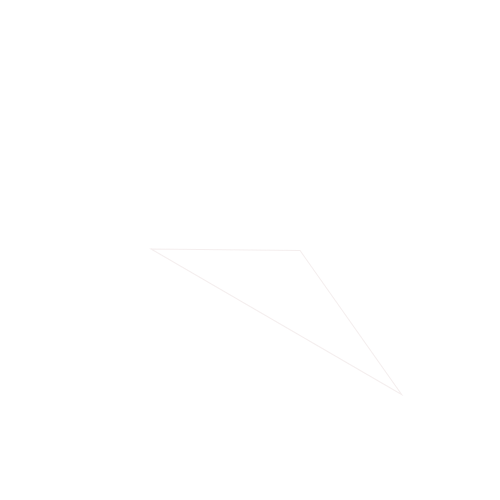
Frame 1 (no input)
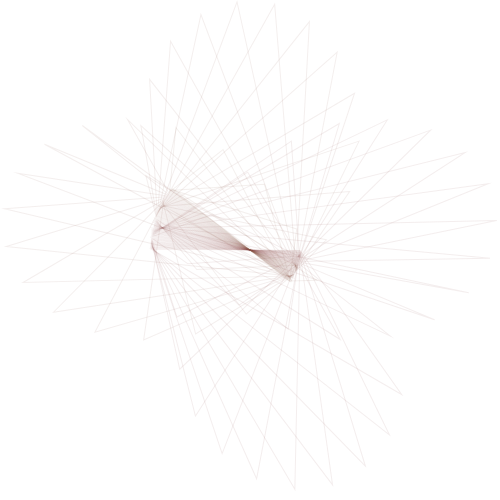
Frame 60 (no input)
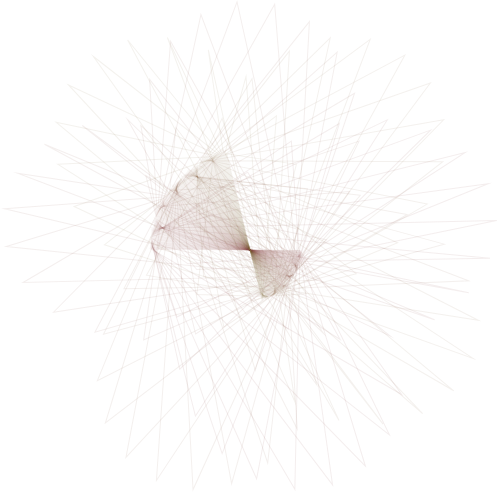
Frame 120 (the mouse pressed at the canvas centre since frame 60)

The p5.js sketch that drew these frames (run headless with seeded random() and noise() and a simulated clock; from frame 60 on, the mouse is pressed at the canvas centre):

// p5.js sketch
// ── sketch.js
// Iris (p5.js 2.3.4 port of a #p5t Processing sketch)
// https://github.com/madparker/-p5t/blob/main/%23p5t/ArtSketch/07_13_2020/Iris/Iris.pde
// #p5t/ArtSketch/07_13_2020/Iris/Iris.pde

let f = 0,
  x = 0,
  y = 0;

function setup() {
  createCanvas(500, 500);
  background(255);

  noFill();
  colorMode(HSB, 99);
}

function draw() {
  f += 0.1;

  translate(250, 250);
  rotate(f / 9);

  x = sin(f) * 99 + 150 * cos(f * 3);
  y = cos(f) * 99 + 150 * sin(f * 3);
  stroke(f % 99, 50, 50, 9);
  triangle(x, y, -99, 0, 50, 0);
}

// ---- Original Processing source: #p5t/ArtSketch/07_13_2020/Iris/Iris.pde
/*
float f,x,y;

void setup(){
  size(500,500);
  background(255);
  
  noFill();
  colorMode(HSB,99);
}

void draw(){
  f+=.1;
  
  translate(250,250);
  rotate(f/9f);
  
  x=sin(f)*99+150*cos(f*3);
  y=cos(f)*99+150*sin(f*3);
  stroke(f%99,50,50,9);
  triangle(x,y,-99,0,50,0);
}
*/
